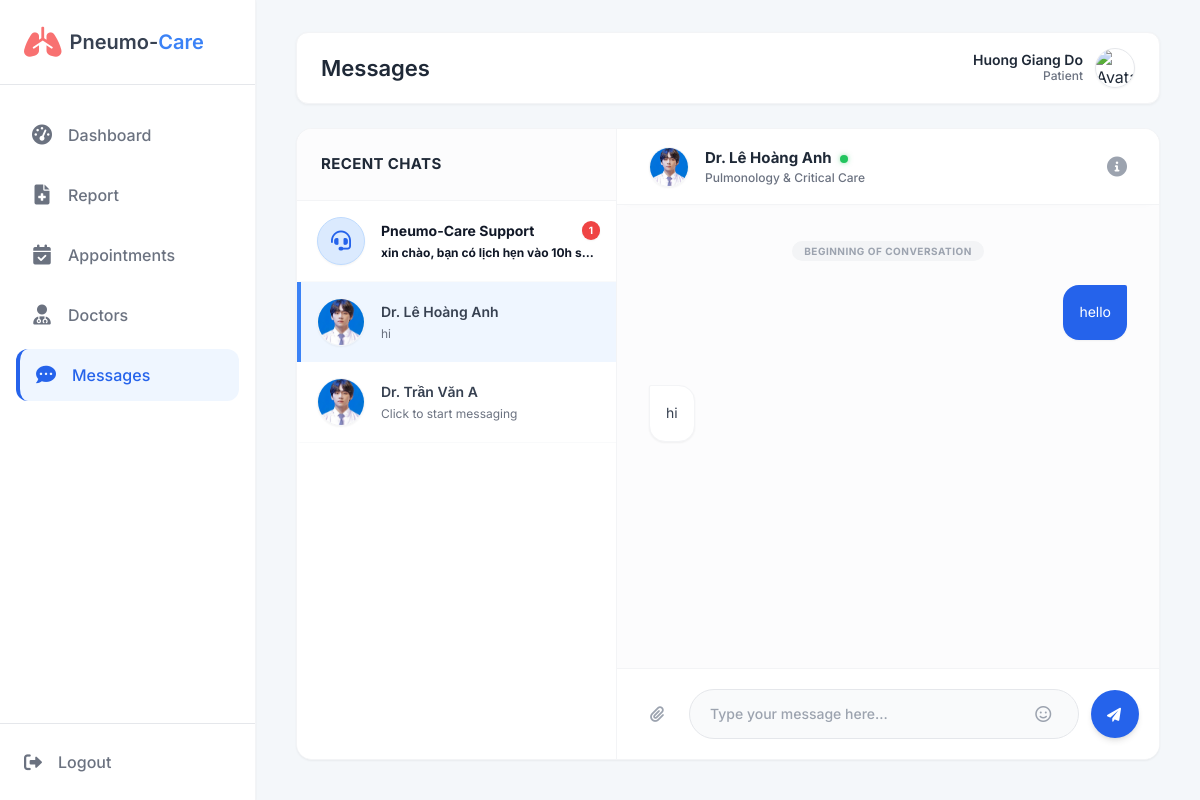
The app's page /pneumocare/pat_messages.php?receiver_id=2 (signed in) with its own data.
### tables this page shows
CREATE TABLE `Doctor_Profiles` (
  `doctor_id` int(11) NOT NULL,
  `speciality` varchar(100) DEFAULT NULL,
  `consultation_fee` decimal(10,2) DEFAULT NULL,
  `undergraduate_edu` text DEFAULT NULL,
  `medical_edu` text DEFAULT NULL,
  `training` text DEFAULT NULL,
  `affiliations` text DEFAULT NULL,
  `bio` text DEFAULT NULL
);

CREATE TABLE `Users` (
  `user_id` int(11) NOT NULL,
  `email` varchar(100) NOT NULL,
  `password_hash` varchar(255) NOT NULL,
  `full_name` varchar(100) NOT NULL,
  `role` enum('Admin','Doctor','Patient') NOT NULL,
  `avatar_url` text DEFAULT NULL,
  `is_active` tinyint(1) DEFAULT 1,
  `created_at` timestamp NOT NULL DEFAULT current_timestamp()
);

CREATE TABLE `Messages` (
  `message_id` int(11) NOT NULL,
  `sender_id` int(11) DEFAULT NULL,
  `receiver_id` int(11) DEFAULT NULL,
  `message_content` text NOT NULL,
  `sent_at` timestamp NOT NULL DEFAULT current_timestamp(),
  `is_read` tinyint(1) DEFAULT 0
);

### pneumocare/pat_messages.php (the view, shortened to what the rows shown need)
<?php
require 'db.php';
$patientId = $_SESSION['user_id'];
$receiverId = isset($_GET['receiver_id']) ? $_GET['receiver_id'] : null;
$doctorsList = [];
$currentMessages = [];
$receiverName = "Select a contact";
$receiverAvatar = "img/default.png";
$receiverSpec = "";
try {
    $stmtList = $pdo->prepare("
        SELECT DISTINCT u.user_id, u.full_name, u.avatar_url, dp.speciality as role,
            (SELECT message_content FROM Messages
             WHERE (sender_id = u.user_id AND receiver_id = :pat1)
                OR (sender_id = :pat2 AND receiver_id = u.user_id)
             ORDER BY sent_at DESC LIMIT 1) as last_message,
            (SELECT COUNT(*) FROM Messages
             WHERE sender_id = u.user_id AND receiver_id = :pat3 AND is_read = 0) as unread_count,
            (SELECT MAX(sent_at) FROM Messages
             WHERE (sender_id = u.user_id AND receiver_id = :pat4)
                OR (sender_id = :pat5 AND receiver_id = u.user_id)) as last_interaction
        FROM Users u
        JOIN Doctor_Profiles dp ON u.user_id = dp.doctor_id
        JOIN Appointments a ON u.user_id = a.doctor_id
        WHERE u.role = 'Doctor' AND a.patient_id = :pat6
        ORDER BY last_interaction DESC
    ");
    $stmtList->execute([
        ':pat1' => $patientId, ':pat2' => $patientId, ':pat3' => $patientId,
        ':pat4' => $patientId, ':pat5' => $patientId, ':pat6' => $patientId
    ]);
    $doctorsList = $stmtList->fetchAll();
    if ($receiverId) {
        $stmtRec = $pdo->prepare("SELECT user_id, full_name, avatar_url, role FROM Users WHERE user_id = ?");
        $stmtRec->execute([$receiverId]);
        $recInfo = $stmtRec->fetch();
        if ($recInfo) {
            if ($recInfo['role'] == 'Admin') {
                $receiverName = "Pneumo-Care Support";
                $receiverSpec = "System Administrator";
            } else {
                $stmtSpec = $pdo->prepare("SELECT speciality FROM Doctor_Profiles WHERE doctor_id = ?");
                $stmtSpec->execute([$receiverId]);
                $spec = $stmtSpec->fetchColumn();
                $receiverName = "Dr. " . $recInfo['full_name'];
                $receiverSpec = $spec ?: 'Specialist';
            }
            $receiverAvatar = $recInfo['avatar_url'] ?: 'img/default.png';
            $stmtMsg = $pdo->prepare("
                SELECT * FROM Messages
                WHERE (sender_id = ? AND receiver_id = ?)
                   OR (sender_id = ? AND receiver_id = ?)
                ORDER BY sent_at ASC
            ");
            $stmtMsg->execute([$patientId, $receiverId, $receiverId, $patientId]);
            $currentMessages = $stmtMsg->fetchAll();
        }
    }
} catch (PDOException $e) {
    die("Lỗi Database: " . $e->getMessage());
}
?>
<!DOCTYPE html>
<html lang="vi">
<head>
    <script src="https://cdn.tailwindcss.com"></script>
    <link href="https://cdnjs.cloudflare.com/ajax/libs/font-awesome/6.0.0/css/all.min.css" rel="stylesheet">
</head>
<body class="flex h-screen overflow-hidden text-gray-800">
<div class="flex w-full h-full relative">
    <aside class="w-64 bg-white border-r border-gray-100 flex flex-col h-full shadow-sm z-10">
        <div class="flex items-center gap-2 p-6 border-b">
            <h1 class="text-xl font-semibold text-gray-700">Pneumo-<span class="text-blue-500">Care</span></h1>
        </div>
    </aside>
    <main class="main-content bg-[#f4f7fa]">
        <div class="topbar-wrapper flex-shrink-0">
            <header class="topbar">
                <h1>Messages</h1>
            </header>
        </div>
        <div class="content-area">
            <div class="flex flex-1 bg-white rounded-2xl shadow-sm border border-gray-100 overflow-hidden min-h-0">
                <div class="w-80 bg-white border-r border-gray-100 flex flex-col flex-shrink-0">
                    <div class="p-6 border-b border-gray-100 flex justify-between items-center bg-gray-50/50">
                        <h2 class="text-[15px] font-bold text-gray-800 uppercase tracking-wide">Recent Chats</h2>
                    </div>
                    <div class="flex-1 overflow-y-auto no-scrollbar">
                        <?php if(empty($doctorsList)): ?>
                            <div class="p-8 text-center text-gray-400 text-sm italic">No doctors available.</div>
                        <?php else: ?>
                            <?php foreach ($doctorsList as $doc): ?>
                            <a href="?receiver_id=<?php echo $doc['user_id']; ?>"
                               class="block p-4 transition-colors <?php echo $receiverId == $doc['user_id'] ? 'bg-blue-50 border-l-4 border-l-blue-500' : 'hover:bg-gray-50 border-b border-gray-50 border-l-4 border-l-transparent'; ?>">
                                <div class="flex items-center gap-4">
                                    <img src="<?php echo $doc['avatar_url'] ?: 'img/default.png'; ?>" class="w-12 h-12 rounded-full object-cover shadow-sm flex-shrink-0 border border-gray-100">
                                    <div class="flex-1 min-w-0">
                                        <div class="flex justify-between items-center mb-1">
                                            <span class="text-sm truncate <?php echo $doc['unread_count'] > 0 ? 'font-bold text-gray-900' : 'font-semibold text-gray-700'; ?>">
                                                Dr. <?php echo htmlspecialchars($doc['full_name']); ?>
                                            </span>
                                        </div>
                                        <p class="text-xs truncate <?php echo $doc['unread_count'] > 0 ? 'text-gray-900 font-bold' : 'text-gray-500'; ?>">
                                            <?php echo $doc['last_message'] ? htmlspecialchars($doc['last_message']) : 'Click to start messaging'; ?>
                                        </p>
                                    </div>
                                </div>
                            </a>
                            <?php endforeach; ?>
                        <?php endif; ?>
                    </div>
                </div>
                <div class="flex-1 flex flex-col bg-white relative min-w-0">
                    <?php if ($receiverId): ?>
                        <div class="h-[76px] bg-white border-b border-gray-100 px-8 flex items-center justify-between flex-shrink-0 z-10 shadow-[0_4px_10px_-10px_rgba(0,0,0,0.1)]">
                            <div class="flex items-center gap-4">
                                <img src="<?php echo $receiverAvatar; ?>" class="w-10 h-10 rounded-full object-cover border border-gray-100 shadow-sm">
                                <div>
                                    <h3 class="font-bold text-gray-800 text-[15px] flex items-center gap-2">
                                        <?php echo htmlspecialchars($receiverName); ?>
                                        <span class="w-2 h-2 bg-green-500 rounded-full shadow-[0_0_5px_rgba(34,197,94,0.5)]" title="Online"></span>
                                    </h3>
                                    <p class="text-xs text-gray-500 font-medium"><?php echo htmlspecialchars($receiverSpec); ?></p>
                                </div>
                            </div>
                            <div class="text-gray-400 hover:text-blue-500 cursor-pointer transition-colors"><i class="fa-solid fa-circle-info text-xl"></i></div>
                        </div>
                        <div class="flex-1 overflow-y-auto p-8 space-y-6 bg-gray-50/50" id="chatBox">
                            <?php if(empty($currentMessages)): ?>
                                <div class="flex flex-col items-center justify-center h-full text-gray-400">
                                    <div class="w-16 h-16 bg-gray-100 rounded-full flex items-center justify-center mb-3"><i class="fa-regular fa-comment-dots text-2xl opacity-50"></i></div>
                                    <p class="text-sm font-medium">Send a message to start the conversation.</p>
                                </div>
                            <?php else: ?>
                                <div class="text-center mb-6"><span class="text-[10px] font-bold uppercase tracking-wider text-gray-400 bg-gray-100 px-3 py-1 rounded-full">Beginning of conversation</span></div>
                                <?php foreach ($currentMessages as $msg): ?>
                                    <div class="flex <?php echo $msg['sender_id'] == $patientId ? 'justify-end' : 'justify-start'; ?> group">
                                        <div class="max-w-[70%] relative flex flex-col <?php echo $msg['sender_id'] == $patientId ? 'items-end' : 'items-start'; ?>">
                                            <div class="p-4 text-[14px] leading-relaxed shadow-sm <?php echo $msg['sender_id'] == $patientId ? 'bg-blue-600 text-white rounded-2xl rounded-tr-sm' : 'bg-white text-gray-700 border border-gray-100 rounded-2xl rounded-tl-sm'; ?>">
                                                <?php echo nl2br(htmlspecialchars($msg['message_content'])); ?>
                                            </div>
                                        </div>
                                    </div>
                                <?php endforeach; ?>
                            <?php endif; ?>
                        </div>
                        <div class="p-5 bg-white border-t border-gray-100 flex-shrink-0 z-10">
                            <form method="POST" action="?receiver_id=<?php echo $receiverId; ?>" class="flex items-center gap-3">
                                <div class="w-10 h-10 rounded-full hover:bg-gray-100 flex items-center justify-center text-gray-400 cursor-pointer transition-colors"><i class="fa-solid fa-paperclip"></i></div>
                                <div class="flex-1 bg-gray-50 border border-gray-200 rounded-full px-5 flex items-center focus-within:bg-white focus-within:border-blue-400 focus-within:shadow-[0_0_0_3px_rgba(59,130,246,0.1)] transition-all">
                                    <input type="text" name="message_content" required autocomplete="off" placeholder="Type your message here..." class="w-full bg-transparent border-0 py-3.5 text-sm font-medium text-gray-700 outline-none placeholder-gray-400">
                                    <div class="w-8 h-8 rounded-full hover:bg-gray-200 flex items-center justify-center text-gray-400 cursor-pointer"><i class="fa-regular fa-face-smile"></i></div>
                                </div>
                                <button type="submit" class="bg-blue-600 text-white w-12 h-12 rounded-full flex items-center justify-center hover:bg-blue-700 transition-all shadow-md flex-shrink-0 transform hover:scale-105 active:scale-95">
                                    <i class="fa-solid fa-paper-plane text-sm ml-[-2px] mt-[1px]"></i>
                                </button>
                            </form>
                        </div>
                    <?php endif; ?>
                </div>
            </div>
        </div>
    </main>
</div>
</body>
</html>

### records on screen
doctor_profiles: doctor_id.full_name "Lê Hoàng Anh", last_message "hi", speciality "Pulmonology & Critical Care"
doctor_profiles: doctor_id.full_name "Trần Văn A", shows "Click to start messaging"
users: full_name "Dr. Lê Hoàng Anh"
messages: message_content "hello"
messages: message_content "hi"

### other values on screen
$patientName "Huong Giang Do"
$adminContact['unread_count'] "1"
$adminContact['last_message'] "xin chào, bạn có lịch hẹn vào 10h s…"
